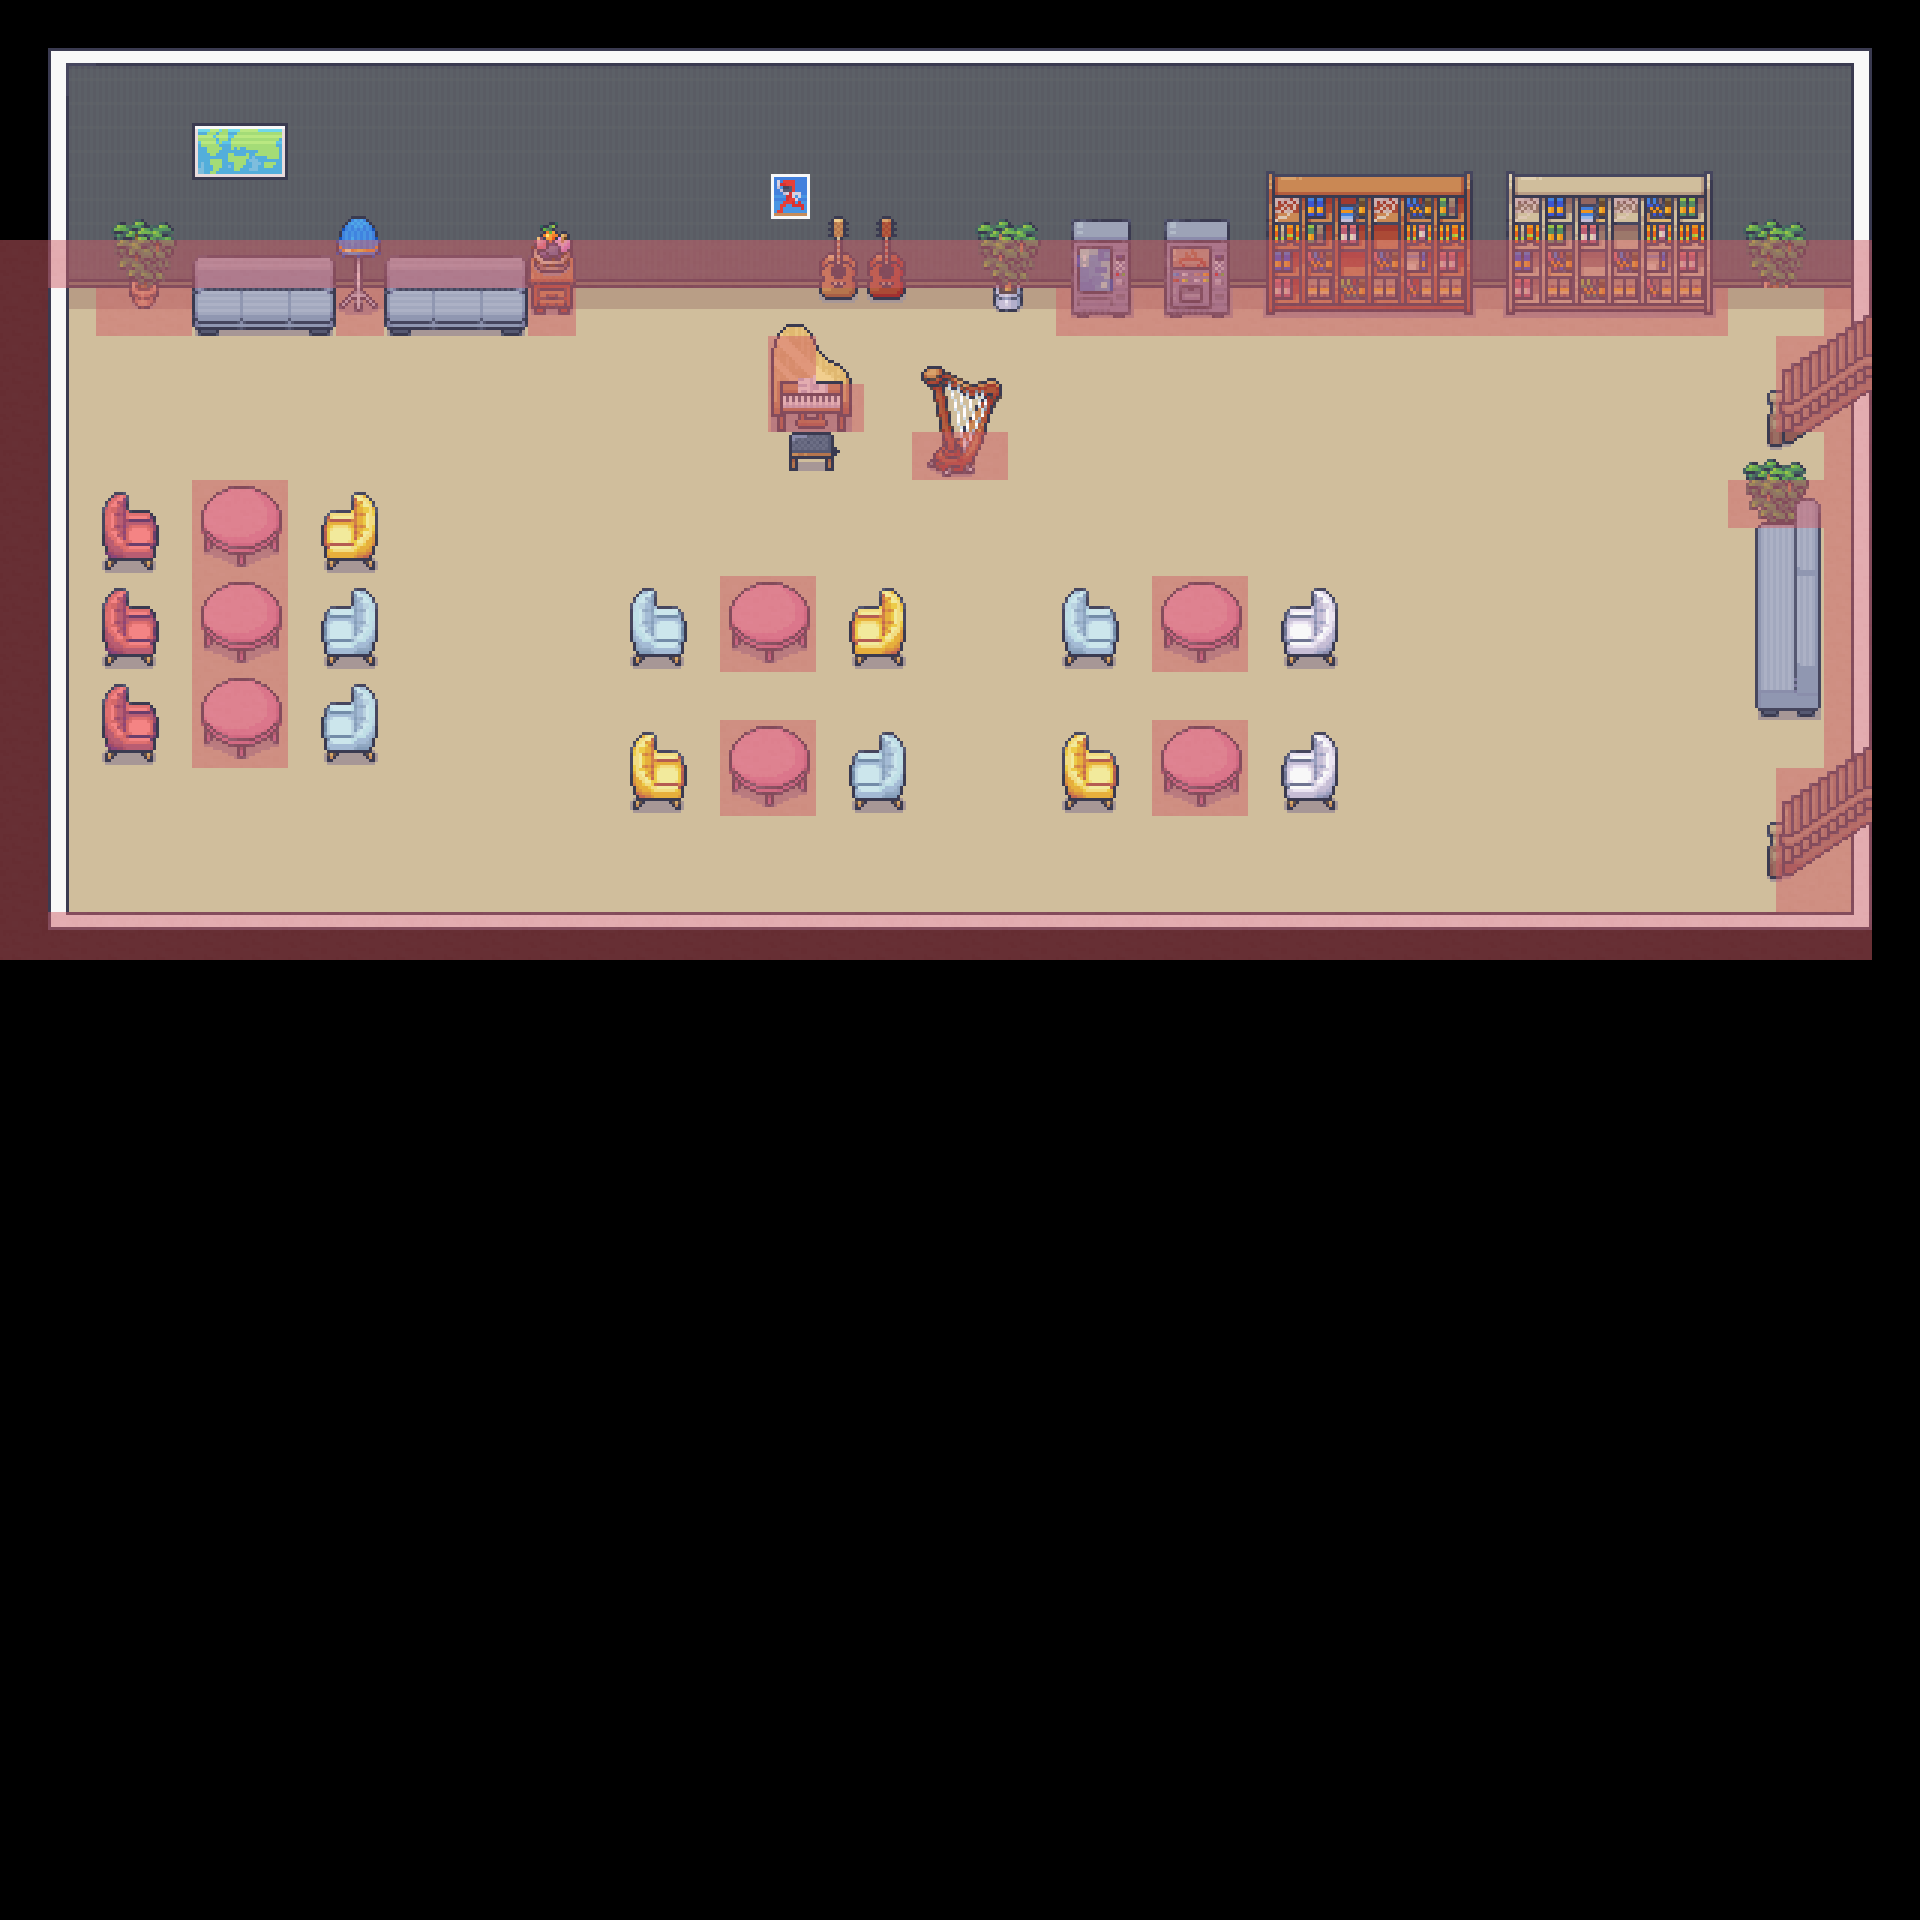

This game map was drawn from its Tiled (.tmx) file and the tilesets committed beside it. A one-line description and the trimmed map source follow:
An orthogonal 40x40 tile map with 48x48 px tiles, 6 tile layers (Below Player, Below Player2, World, World2, ...), 7 tilesets and 1 object (Spawn Point).

<map version="1.8" tiledversion="1.8.2" orientation="orthogonal" renderorder="right-down" width="40" height="40" tilewidth="48" tileheight="48" infinite="0" nextlayerid="11" nextobjectid="277">
 <editorsettings>
  <export target="map1.json" format="json" />
 </editorsettings>
 <properties>
  <property name="edges" value="clamped" />
 </properties>
 <tileset firstgid="1" name="Room_Builder_48x48" tilewidth="48" tileheight="48" tilecount="8284" columns="76">
  <image source="../../48x48/Room_Builder_48x48.png" width="3648" height="5232" />
 </tileset>
 <tileset firstgid="8285" name="1_Generic_48x48" tilewidth="48" tileheight="48" tilecount="1248" columns="16">
  <image source="../../48x48/Theme_Sorter_48x48/1_Generic_48x48.png" width="768" height="3744" />
 </tileset>
 <tileset firstgid="9533" name="2_LivingRoom_48x48" tilewidth="48" tileheight="48" tilecount="720" columns="16">
  <image source="../../48x48/Theme_Sorter_48x48/2_LivingRoom_48x48.png" width="768" height="2160" />
 </tileset>
 <tileset firstgid="10253" name="6_Music_and_sport_48x48" tilewidth="48" tileheight="48" tilecount="768" columns="16">
  <image source="../../48x48/Theme_Sorter_48x48/6_Music_and_sport_48x48.png" width="768" height="2304" />
 </tileset>
 <tileset firstgid="11021" name="14_Basement_48x48" tilewidth="48" tileheight="48" tilecount="800" columns="16">
  <image source="../../48x48/Theme_Sorter_48x48/14_Basement_48x48.png" width="768" height="2400" />
 </tileset>
 <tileset firstgid="11821" name="19_Hospital_48x48" tilewidth="48" tileheight="48" tilecount="1760" columns="16">
  <image source="../../48x48/Theme_Sorter_48x48/19_Hospital_48x48.png" width="768" height="5280" />
 </tileset>
 <tileset firstgid="13581" name="5_Classroom_and_library_48x48" tilewidth="48" tileheight="48" tilecount="544" columns="16">
  <image source="../../48x48/Theme_Sorter_48x48/5_Classroom_and_library_48x48.png" width="768" height="1632" />
 </tileset>
 <layer id="1" name="Below Player" width="40" height="40">
  <data>[1600 cells, 494 non-empty, 2 distinct tile ids]</data>
 </layer>
 <layer id="7" name="Below Player2" width="40" height="40">
  <data>[1600 cells, 56 non-empty, 24 distinct tile ids]</data>
 </layer>
 <layer id="2" name="World" width="40" height="40">
  <data>[1600 cells, 296 non-empty, 27 distinct tile ids]</data>
 </layer>
 <layer id="8" name="World2" width="40" height="40">
  <data>[1600 cells, 137 non-empty, 110 distinct tile ids]</data>
 </layer>
 <layer id="3" name="Above Player" width="40" height="40">
  <data>[1600 cells, 11 non-empty, 8 distinct tile ids]</data>
 </layer>
 <layer id="10" name="Collides" width="40" height="40" opacity="0.5">
  <data>[1600 cells, 162 non-empty, 1 distinct tile ids]</data>
 </layer>
 <objectgroup id="4" name="Objects">
  <object id="275" name="Spawn Point" x="650" y="350">
   <point />
  </object>
 </objectgroup>
</map>
